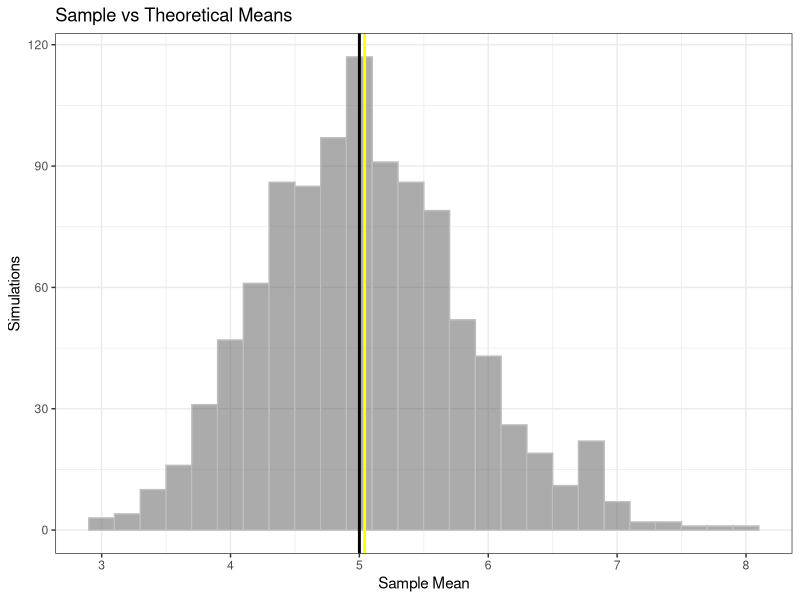
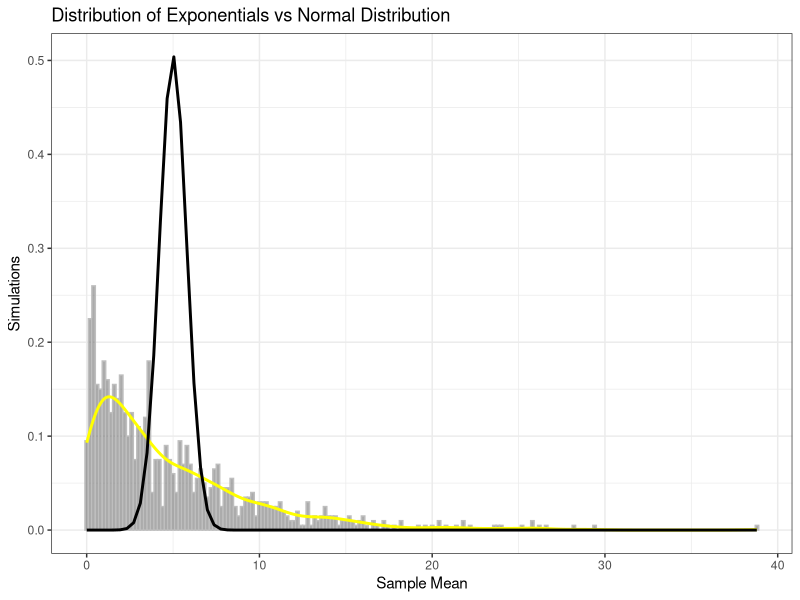
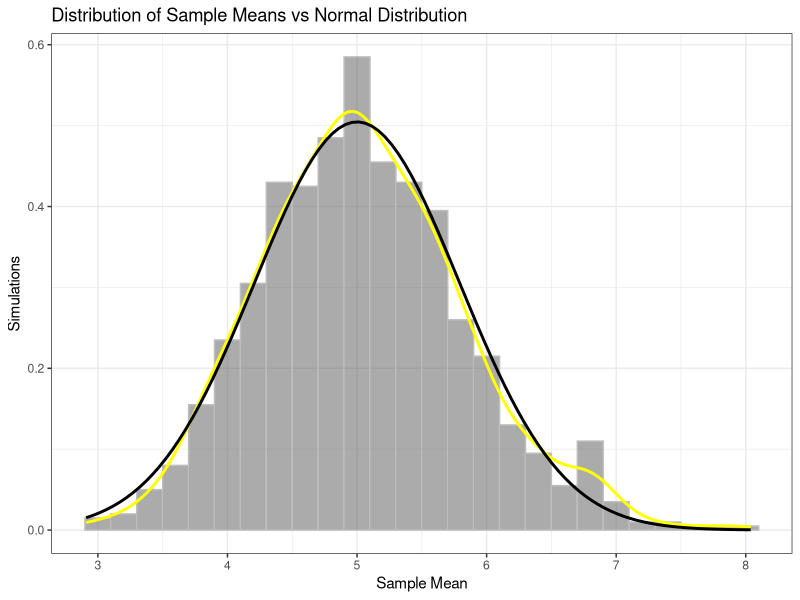

Source code (R) for these figures, in order:
## ---- chunk 1
library(ggplot2)
nsim            <- 1000 #number of simulations
nobs            <- 40   #number of observations per simulation
lambda          <- 0.2  #lambda is the rate parameter.
set.seed(84043)         #setting the seed is needed when generating random deviates
#generate a matrix with 40 cols for the observations and 1000 rows for the simulations
#use rexp() to simulate the exponential distribution
simdata <- matrix( rexp(n=nsim*nobs, rate=lambda), nsim, nobs)
df <- data.frame(simdata)
## ---- chunk 2
theoryMean      <- 1/lambda     # (1/λ) = theoretical mean
df['rowMean']   <- rowMeans(simdata)
actualMean      <- mean(df$rowMean)
## ---- chunk 3
library(ggplot2)
g <- ggplot(df,  position="identity", aes(rowMean)) +
    geom_histogram(alpha=.5,color="gray", binwidth=8/40 ) +
    geom_vline(xintercept=theoryMean, colour="black", size=1) +
    geom_vline(xintercept=actualMean, colour="yellow", size=1) +
    theme_bw() +
    labs(title="Sample vs Theoretical Means", x="Sample Mean", y="Simulations")
print(g)  
## ---- chunk 4
theoryVar <- ((1/lambda)^2)/nobs
actualVar <- var(df$rowMean)
## ---- chunk 5
g <- ggplot(df,  position="identity", aes(X1)) +
    geom_histogram(aes(y=..density..), alpha=.5,color="gray", binwidth=8/40 ) +
    geom_density(color="yellow",size=1) +
    stat_function(fun=dnorm, colour="black", size=1, args=list(mean=theoryMean, sd=sqrt(theoryVar))) +
    theme_bw() +
    labs(title="Distribution of Exponentials vs Normal Distribution", x="Sample Mean", y="Simulations")
print(g) 
## ---- chunk 6
g <- ggplot(df,  position="identity", aes(rowMean)) +
    geom_histogram(aes(y=..density..), alpha=.5,color="gray", binwidth=8/40 ) +
    geom_density(color="yellow",size=1) +
    stat_function(fun=dnorm, colour="black", size=1, args=list(mean=theoryMean, sd=sqrt(theoryVar))) +
    theme_bw() +
    labs(title="Distribution of Sample Means vs Normal Distribution", x="Sample Mean", y="Simulations")
print(g) 
